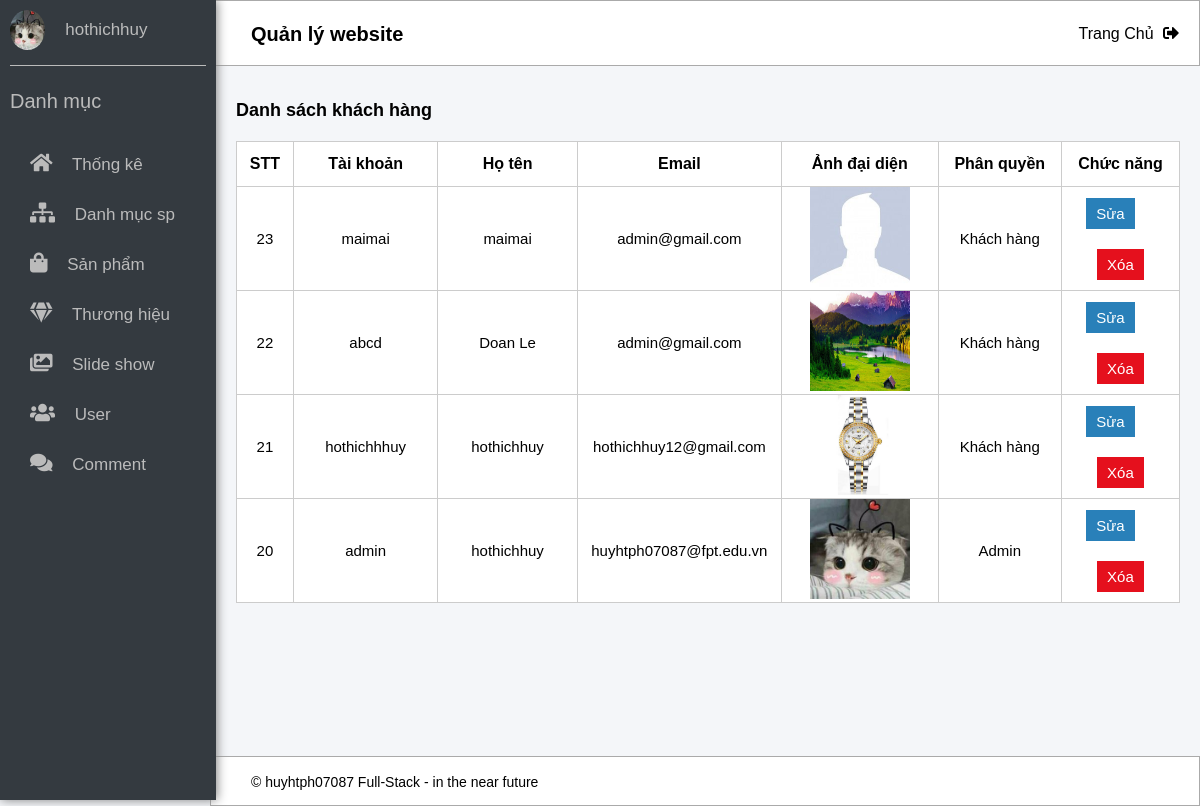
The app's page /admin/frames_func.php?page_layout=user (signed in) with its own data.
### tables this page shows
CREATE TABLE `user` (
  `id_user` int(11) NOT NULL,
  `account` varchar(40) NOT NULL,
  `passwd` varchar(100) NOT NULL,
  `name` varchar(40) NOT NULL,
  `email` varchar(40) NOT NULL,
  `avatar` text NOT NULL,
  `roles` int(11) NOT NULL
);

### libs/libs.php (called while the page is built, shortened)
<?php
function pdo_connect()
{
    $host = 'localhost';
    $user = 'root';
    $pass = '';
    $dbName = 'shoppings';
    try {
        $conn = new PDO("mysql:host=$host;dbname=$dbName", $user, $pass);
        $conn->setAttribute(PDO::ATTR_ERRMODE, PDO::ERRMODE_EXCEPTION);
    } catch (PDOException $e) {
        die('Kết nối thất bại' . $e->getMessage());
    }
    return $conn;
}
function select_all_follow_order($sql)
{
    try {
        $conn = pdo_connect();
        $stmt = $conn->prepare($sql);
        $stmt->execute();
        $stmt->setFetchMode(PDO::FETCH_ASSOC);
        return $stmt->fetchAll();
    } catch (PDOException $e) {
        die('Lỗi truy vấn' . $e->getMessage());
    }
}
?>

### admin/table_user.php (the view, shortened to what this page needs)
<?php
    require_once '../libs/libs.php';
    $sql = 'SELECT * FROM user ORDER BY id_user DESC';
    $listUser = select_all_follow_order($sql);
?>
            <div class="wrapper__content">
                <div class="content_header">
                    <h1 class="content__header-name">Quản lý website</h1>
                    <a href="/PHP1/assignment/index.php" class="content__link-logout">
                        Trang Chủ
                        <i class="fas fa-sign-out-alt"></i>
                    </a>
                </div>
                <div class="content__box">
                    <div class="content__box-product ">
                        <h3 class="content__box-header">Danh sách khách hàng</h3>
                        <table class="content__box-product-table">
                            <tr>
                                <th>STT</th>
                                <th>Tài khoản</th>
                                <th>Họ tên</th>
                                <th>Email</th>
                                <th>Ảnh đại diện</th>
                                <th>Phân quyền</th>
                                <th>Chức năng</th>
                            </tr>
                            <?php
                                foreach($listUser as $user){
                                    $delete = 'user/delete_user.php?id=' . $user['id_user'] ;
                                    $edit = 'user/edit_user.php?id=' . $user['id_user'];
                                    ?>
                                        <tr>
                                            <td width="100px"><?php echo $user['id_user'] ?></td>
                                            <td class="td-name"><?php echo $user['account'] ?></td>
                                            <td class="td-name"><?php echo $user['name'] ?></td>
                                            <td class="td-name"><?php echo $user['email'] ?></td>
                                            <td class="td-name">
                                                <img src="../img/<?php echo $user['avatar'] ?>" alt="" width="100px" height="100px">
                                            </td>
                                            <td class="td-name">
                                                <?php if ($user['roles'] == 1) {
                                                    echo "Admin";
                                                } elseif($user['roles'] == 0) {
                                                    echo "Khách hàng";
                                                } elseif($user['roles'] == 2) {
                                                    echo "Seller";
                                                } ?>
                                            </td>
                                            <td class="td-function" width="200px">
                                                <a href="<?php echo $edit ?>" class="link-function btn-repair" style="margin-right: 20px;">Sửa</a>
                                                <a onclick="return del('<?php echo $user['account']; ?>')" href="<?php echo $delete ?>" class="link-function btn-delete" name="btnDelete">Xóa</a>
                                            </td>
                                        </tr>
                                    <?php
                                }
                            ?>
                        </table>
                    </div>
                </div>
                <div class="content__footer">
                    <span class="content__footer-txt">&copy; huyhtph07087 Full-Stack - in the near future</span>
                </div>
           </div>
        </div>
    </div>
</body>
</html>

### css/base.css (style rules this page uses)
:root { --main-color: #E5101D; --while-color: #fff; --black-color: #000; --out-color: #BC000B; --login-color: #EFC2C4; --orange-color: #F7941D; --bgr-color: #F5F5F5; --detail-color: #eee; --ddd-color: #ddd; --bbb-color: #bbb; --footer-color: #232F3E; }
* { padding: 0; margin: 0; box-sizing: inherit; }
html { font-size: 62.5%; font-family: arial, sans-serif; box-sizing: border-box; }

### css/setting.css (style rules this page uses)
.wrapper__content { width: 82%; }
.wrapper__content { width: 100%; height: auto; background-color: #F4F6F9; padding-left: 18%; }
.content_header { position: fixed; top: 0; left: 0; right: 0; margin-left: 21rem; display: flex; background-color: var(--while-color); height: 6.6rem; border: 0.01rem solid #aaa; padding: 0 2rem 0 4rem; line-height: 6.6rem; justify-content: space-between; }
.content__link-logout { text-decoration: none; color: var(--black-color); font-size: 1.6rem; }
.content__link-logout > i { margin-left: 0.5rem; }
.content__box { width: 100%; height: 100%; padding: 3rem 2rem 0 2rem; background-color: #F4F6F9; }
.content__box-product { padding: 7rem 0 20.3rem 0; height: 100%; }
.content__box-header { font-size: 1.8rem; margin-bottom: 2rem; }
.content__box-product-table { width: 100%; background-color: var(--while-color); margin-top: 2rem; }
.content__box-product-table, th, td { border: 1px solid #ccc; border-collapse: collapse; text-align: center; }
.content__box-product-table tr { padding: 0.3rem 0; height: 4rem; }
.content__box-product-table th { height: 4.5rem; font-size: 1.6rem; font-weight: 550; }
.content__box-product-table td { font-size: 1.5rem; }
.td-name { width: 25rem; }
.td-function a { display: inline-block; margin: 1rem 0; text-decoration: none; }
.link-function { outline: none; border: none; padding: 0.7rem 1rem; background-color: #2980b9; color: var(--while-color); cursor: pointer; }
.btn-delete { background-color: var(--main-color); }
.content__footer { position: fixed; bottom:0; right:0; left: 0; height: 5rem; line-height: 5rem; border: 0.02rem solid #aaa; background-color: var(--while-color); margin-left: 21rem; }
.content__footer-txt { font-size: 1.4rem; padding-left: 4rem; }

### records on screen
user: id_user "23", account "maimai", name "maimai", email "admin@gmail.com", avatar (placeholder picture), roles "Khách hàng"
user: id_user "22", account "abcd", name "Doan Le", email "admin@gmail.com", avatar (picture), roles "Khách hàng"
user: id_user "21", account "hothichhhuy", name "hothichhuy", email "hothichhuy12@gmail.com", avatar (picture), roles "Khách hàng"
user: id_user "20", account "admin", name "hothichhuy", email "huyhtph07087@fpt.edu.vn", avatar (picture), roles "Admin"

### other values on screen
$_SESSION['user']['name'] "hothichhuy"
